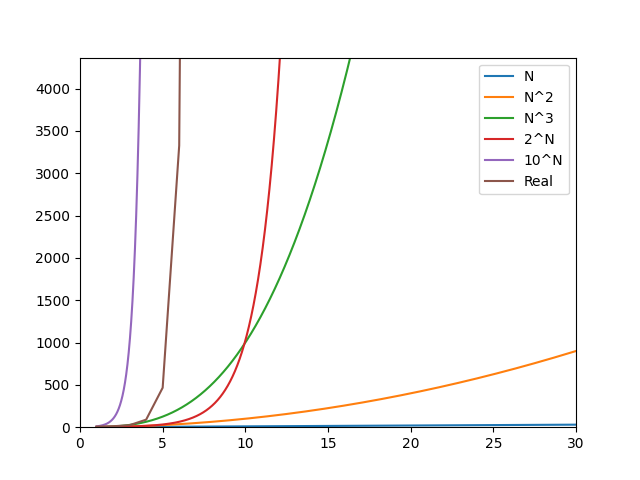

Write the Python code that produced this figure.

import matplotlib.pyplot as plt
from sklearn.preprocessing import PolynomialFeatures
from sklearn.linear_model import LinearRegression
import numpy as np


if __name__ == "__main__":

    MAX_X = 30
    MAX_Y = 436*10^6

    # Valores reales
    x_real = np.arange(1, MAX_X+1)
    y_real = np.ones((MAX_X,)) * np.inf
    y_real[0:11] = [8, 11, 24, 89, 466, 3327, 28175, 260039, 2866567, 33604228, 435000891]
    y_real_log = np.log(y_real)

    print(x_real)
    print(y_real)

    # Valores predichos para cada polinomio
    x_test = np.linspace(1, MAX_X, num=10000).reshape((-1, 1))
    polyRegressor = PolynomialFeatures((1, 3))      # Cada columna sería X^j
    y_pred = polyRegressor.fit_transform(x_test)[:, 1:]

    plt.plot(x_test, y_pred[:, 0], label='N')
    plt.plot(x_test, y_pred[:, 1], label='N^2')
    plt.plot(x_test, y_pred[:, 2], label='N^3')
    plt.plot(x_test, np.power(2, y_pred[:, 0]), label='2^N')
    plt.plot(x_test, np.power(10, y_pred[:, 0]), label='10^N')
    plt.plot(x_real, y_real, label='Real')
    plt.xlim(0, MAX_X)
    plt.ylim(0, MAX_Y)
    plt.legend()
    plt.savefig('normales.png')
    plt.show()

    plt.plot(x_test, np.log(y_pred[:, 0]), label='N')
    plt.plot(x_test, np.log(y_pred[:, 1]), label='N^2')
    plt.plot(x_test, np.log(y_pred[:, 2]), label='N^3')
    plt.plot(x_test, np.log(np.power(2, y_pred[:, 0])), label='2^N')
    plt.plot(x_test, np.log(np.power(10, y_pred[:, 0])), label='10^N')
    plt.plot(x_real, y_real_log, label='Real')
    plt.xlim(0, MAX_X)
    plt.ylim(0, np.log(MAX_Y))
    plt.legend()
    plt.savefig('normales_log.png')
    plt.show()